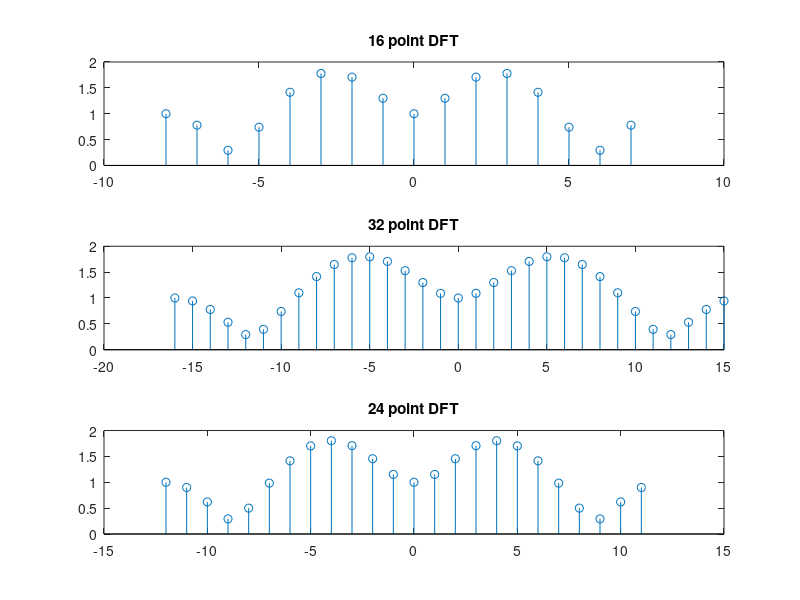
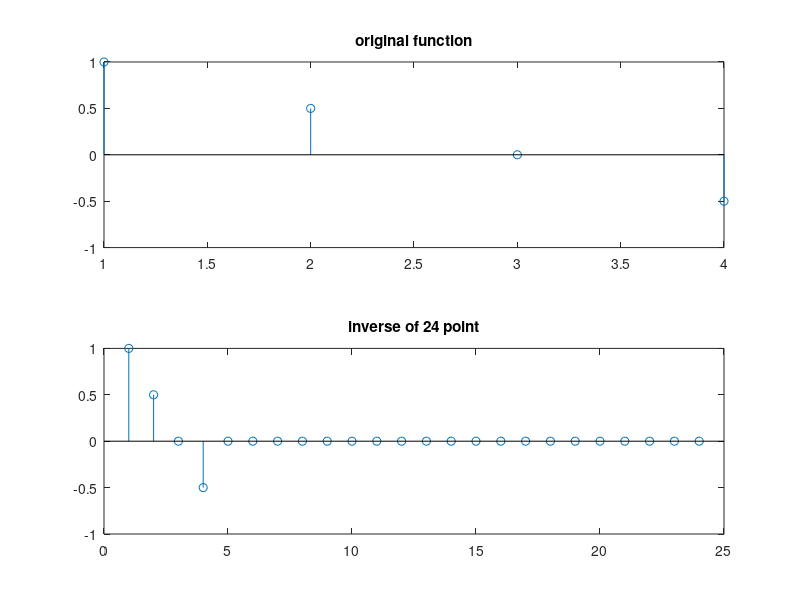

MATLAB code for these plots, in order:
clc;
clear;

x=[1 0.5 0 -0.5];
X16=fft(x,16);
X32=fft(x,32);
X24=fft(x,24);
ix24=ifft(X24);
subplot(3,1,1)
stem(-length(X16)/2:length(X16)/2-1,abs(fftshift(X16)))
title('16 point DFT')
subplot(3,1,2)
stem(-length(X32)/2:length(X32)/2-1,abs(fftshift(X32)))
title('32 point DFT')
subplot(3,1,3)
stem(-length(X24)/2:length(X24)/2-1,abs(fftshift(X24)))
title('24 point DFT')

figure;

subplot(2,1,1)
stem(x)
title('original function')
subplot(2,1,2)
stem(1:24,ix24)
title('inverse of 24 point')
